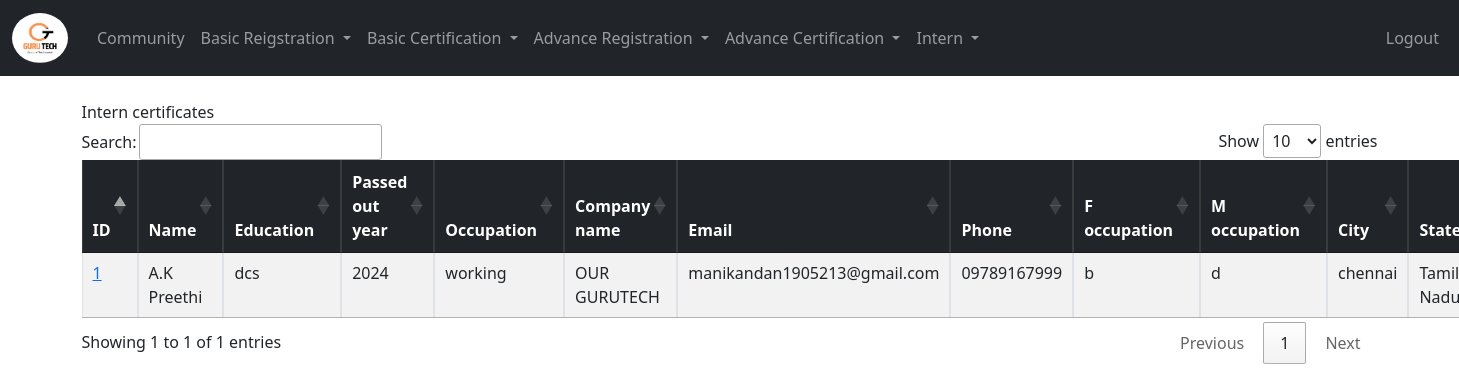
The page /intern_certificates/ (signed in) on the database its author committed.
### app1/models.py (models this page shows, shortened)
class Record_intern_certificates(models.Model):
    created_at = models.DateTimeField(auto_now_add=True)
    name = models.CharField(max_length=50)
    education = models.CharField(max_length=255,blank=True, null=True)
    passed_out_year = models.CharField(max_length=4,blank=True, null=True)
    college = models.CharField(max_length=255,blank=True, null=True)
    OCCUPATION_CHOICES = [
        ('working', 'Currently Working'),
        ('unemployed', 'Currently Unemployed'),
        ('still_studying', 'Currently Still Studying'),
    ]
    occupation = models.CharField(max_length=50, choices=OCCUPATION_CHOICES, blank=True, null=True)
    company_name = models.CharField(max_length=255, blank=True, null=True, default='nil')
    phone = models.CharField(max_length=15)
    email = models.CharField(max_length=100)
    father_name = models.CharField(max_length=255,blank=True, null=True)
    father_occupation = models.CharField(max_length=255,blank=True, null=True)
    mother_name = models.CharField(max_length=255,blank=True, null=True)
    mother_occupation = models.CharField(max_length=255,blank=True, null=True)
    address = models.CharField(max_length=100)
    city = models.CharField(max_length=50)
    state = models.CharField(max_length=50)
    zipcode = models.CharField(max_length=20)
    country = models.CharField(max_length=20,blank=True, null=True)
    review = models.TextField(blank=True, null=True)
    disclaimer = models.BooleanField(default=False)

### app1/views.py (the view)
# urls.py: path('intern_certificates/', views.intern_certificates, name='intern_certificates'),
def intern_certificates(request):
    records = Record_intern_certificates.objects.all()
    return render(request, 'intern_certificates.html', {'records':records})

### templates/intern_certificates.html (shortened to what this page needs)
{% extends 'base.html' %}
{% block content %}
{% if user.is_authenticated %}
Intern certificates
  <table id="example" class="table table-striped table-hover table-bordered">
    <thead class="table-dark">
      <tr>
        <th scope="col">ID</th>
        <th scope="col">Name</th>
        <th scope="col">Education</th>
        <th scope="col">Passed out year</th>
        <th scope="col">Occupation</th>
        <th scope="col">Company name</th>
        <th scope="col">Email</th>
        <th scope="col">Phone</th>
        <th scope="col">F occupation</th>
        <th scope="col">M occupation</th>
        <th scope="col">City</th>
        <th scope="col">State</th>
      </tr>
    </thead>
    <tbody>
      {% if records %}
        {% for record in records %}
          <tr>
            <td><a href="{% url 'record_intern_certificates' record.id %}">{{ record.id }}</a></td>
            <td>{{ record.name }} </td>
            <td>{{ record.education }} </td>
            <td>{{ record.passed_out_year }} </td>
            <td>{{ record.occupation }} </td>
            <td>{{ record.company_name }} </td>
            <td>{{ record.email }}</td>
            <td>{{ record.phone }}</td>
            <td>{{ record.father_occupation }} </td>
            <td>{{ record.mother_occupation }} </td>
            <td>{{ record.city }}</td>
            <td>{{ record.state }}</td>
          </tr>
        {% endfor %}
      {% else %}
        <tr>
          <td colspan="9">No records found.</td>
        </tr>
      {% endif %}
    </tbody>
  </table>
{% else %}
  <p>You need to be authenticated to view this content.</p>
{% endif %}
{% endblock %}

### rows shown on the page
Record_intern_certificates: id "1", name "A.K Preethi", education "dcs", passed_out_year "2024", occupation "working", company_name "OUR GURUTECH", email "manikandan1905213@gmail.com", phone "09789167999", father_occupation "b", mother_occupation "d", city "chennai", state "Tamil Nadu"
